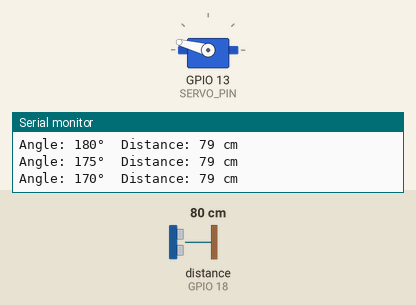
Simulated run of this sketch. Board: ESP32. Parts: servo, the last lines printed to the serial monitor. Wiring (inferred from the names in the program): ultrasonic range finder: trigger GPIO 5; echo GPIO 18. The test bench sets the inputs (shaded band); at power-on: distance to the obstacle (sensor on GPIO 18) 80 cm. The echo pulse lasts 58.3 µs per cm.

Above: at 4.26 s.
4.3 s: distance to the obstacle (sensor on GPIO 18) set to 2 cm
At 4.56 s:
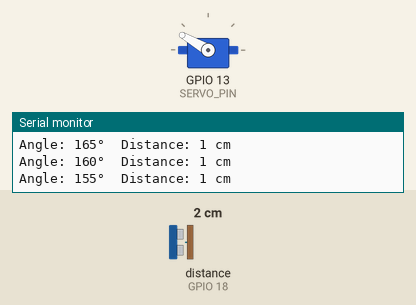
7.3 s: distance to the obstacle (sensor on GPIO 18) set to 120 cm
At 7.66 s:
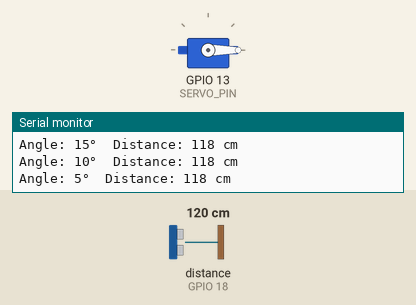
10.3 s: distance to the obstacle (sensor on GPIO 18) set to 4 cm
At 11.56 s:
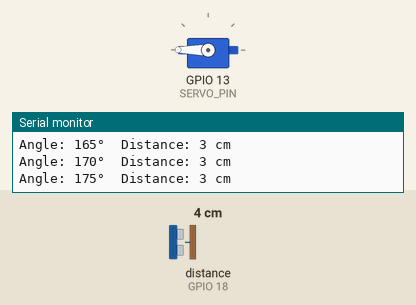
Timing chart, 0 to 19.3 s (numbered marks = the images above; inputs shaded):
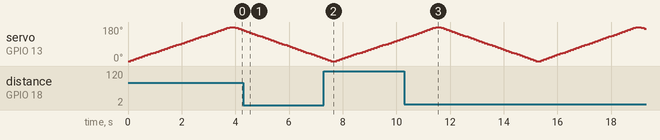

The sketch:

Radar_Sweep_Test.ino
```cpp
#include <ESP32Servo.h>

Servo servo;

#define TRIG_PIN 5
#define ECHO_PIN 18
#define SERVO_PIN 13

void setup() {
  Serial.begin(115200);

  pinMode(TRIG_PIN, OUTPUT);
  pinMode(ECHO_PIN, INPUT);

  servo.attach(SERVO_PIN);
  Serial.println("ESP32 Rotating Ultrasonic Radar Test");
}

void loop() {
  // Sweep left to right
  for (int angle = 0; angle <= 180; angle += 5) {
    servo.write(angle);
    delay(100);
    long distance = measureDistance();
    Serial.print("Angle: ");
    Serial.print(angle);
    Serial.print("°  Distance: ");
    Serial.print(distance);
    Serial.println(" cm");
  }

  // Sweep right to left
  for (int angle = 180; angle >= 0; angle -= 5) {
    servo.write(angle);
    delay(100);
    long distance = measureDistance();
    Serial.print("Angle: ");
    Serial.print(angle);
    Serial.print("°  Distance: ");
    Serial.print(distance);
    Serial.println(" cm");
  }
}

// Measure distance using HC-SR04
long measureDistance() {
  digitalWrite(TRIG_PIN, LOW);
  delayMicroseconds(2);
  digitalWrite(TRIG_PIN, HIGH);
  delayMicroseconds(10);
  digitalWrite(TRIG_PIN, LOW);

  long duration = pulseIn(ECHO_PIN, HIGH, 30000); // timeout after 30 ms
  long distance = duration * 0.034 / 2; // convert to cm
  return distance;
}
```
